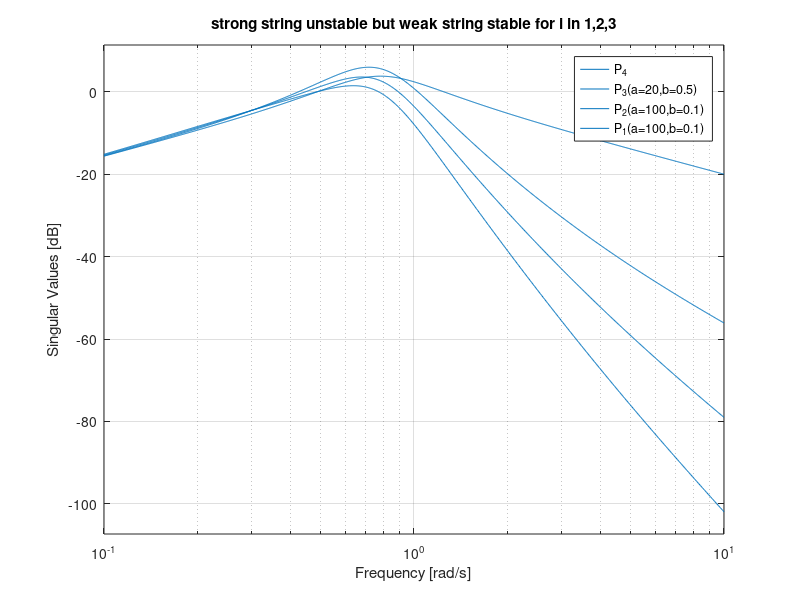

This figure's MATLAB source: (Note: this script raises an error after producing the figure.)
%% Initialization
length_standard = 4.5;
N = 4; % either 21 or 22 according to which experiment is considered
Ring_length = (260*N)/22;
v_max = 9.751; % From reference 3.

% From: "Stabilizing Traffic Flow via a Single Autonomous Vehicle:
% Possibilities and Limitations" 
% (x_j)''= f(h_j, (h_j)', v_j) = b_bar*(V(h_j)-v_j) + a_bar*(h_j)'
% if equilibrium (x_j)''= 0 --> f(h_eq, 0, v_eq) = 0 --> V(h_eq) = v_eq

h_eq = (Ring_length/N);

% at equilibrium the acceleration is zero and therefore v_j+1 = v_j
d_s = 6; % reference 3 depicts: max(2sec*(v_j+1 - v_j), 4m) 

V = @(h,l_v,d_s) v_max*((tanh(h-l_v-d_s) + tanh(l_v + d_s))/(1 + tanh(l_v + d_s))); % h = headway, l_v = Veh length, d_s = safe distance
dV = @(h,l_v,d_s) (v_max/(1+tanh(l_v + d_s)))*(1-(tanh(h - l_v -d_s))^2); % dV/dh derivative of V in the headway

v_eq = V(h_eq, length_standard, d_s); % from here we can assume v_eq=9.7 m/s
k_bar = dV(h_eq, length_standard, d_s); 

Human_Driver_tf = @(a_bar, b_bar, k_bar) tf([a_bar b_bar*k_bar],[1 (a_bar+b_bar) b_bar*k_bar]); % Human Driver OV-FTL transfer function
Autonomous_Veh_tf = @(k_veh, alpha) tf([0 k_veh*(1-(alpha/2))],[1 k_veh*(1-(alpha/2))]); % Autonomous Vehicle OV-FTL transfer function
%%
a=20;
b=0.5;
Autonomous_Veh_second_order = @(k_veh, alpha, beta) tf([k_veh*(1-(alpha/2)) (k_veh*alpha*beta)/23],[1 k_veh*(1-(alpha/2)) (k_veh*alpha*beta)/23]); % Autonomous Vehicle OV-FTL second order transfer function
% calculation of critical N on a string
a_bar = a/(h_eq*h_eq);
b_bar = b;
% transfer functions of Pd and P
Pd_num = [1 0];
Pd_den = [1 (a_bar+b_bar) b_bar*k_bar];
P_num = [a_bar b_bar*k_bar];
P_den = [1 (a_bar+b_bar) b_bar*k_bar];
PP = tf(P_num,P_den);
PP_d = tf(Pd_num,Pd_den);
% get the peak frequency of P and compare it with Pd at the same frequency

a1=100;
b1=0.1;
% calculation of critical N on a string
a1_bar = a1/(h_eq*h_eq);
b1_bar = b1;
P1_num = [a1_bar b1_bar*k_bar];
P1_den = [1 (a1_bar+b1_bar) b1_bar*k_bar];
PP1 = tf(P1_num,P1_den);

figure()
sigma(PP_d,{10^-1,10})
hold on
sigma(((PP_d)*PP),{10^-1,10})
hold on
sigma(((PP_d)*PP*PP1),{10^-1,10})
hold on
sigma(((PP_d)*PP*PP1*PP1),{10^-1,10})
legend('P_4','P_3(a=20,b=0.5)','P_2(a=100,b=0.1)','P_1(a=100,b=0.1)')
title('strong string unstable but weak string stable for i in {1,2,3}')
grid on

%% Non Linear simulation N cars with proposed AV and Disturbance on the AV 
a=20;
b=0.5;
a1=100;
b1=0.1;
v_max = 9.751;
l_v = 4.5;
d_s = 6;
N = 4; %from here I change the numbers of vehicles into the Ring
Ring_length = 260*N/22;
spacing = Ring_length/N;
V = @(x) v_max*((tanh(x-l_v-d_s) + tanh(l_v + d_s))/(1 + tanh(l_v + d_s))); 
Set_of_initial_conditions = v_eq; 
t_f=40; 

for z=1:length(Set_of_initial_conditions)
    
opts = odeset('MaxStep',1e-2);    
y0 = Initial_velocity_and_space_conditions(Set_of_initial_conditions(z),N,spacing);

[t,y_N_cars] = ode45(@(t,y) ODE_Non_linear_simulation_general_String_with_dist_Review(t,y,N,a,b,a1,b1,Ring_length,V),[0 t_f],y0,opts);
[displacement_AV, velocity_AV] = Plot_Displacement_velocity(t,y_N_cars,N,Ring_length);
    
% Uncomment to plot also the positions
% figure()
% plot(t,displacement_AV(:,end),'ro',t,displacement_AV(:,1:end-1),'ko')
% xlabel('time [s]')
% ylabel('position [m]')
% xlim([100 140])
% legend('AV','HVs')
% %title({'displacement N cars with AV', ['Initial velocity condition y_0 =' num2str(Set_of_initial_conditions(z))]})

figure()
plot(t,velocity_AV(:,1:end-1),'k',t,velocity_AV(:,end),'r')%,t,velocity_AV(:,4),t,velocity_AV(:,1))
xlabel('time [s]')
ylabel('velocity [m/s]')
%legend('AV','HVs')
title('weak string stable for i in {1,2,3} with disturbance on 4-th veh')
legend('veh-1(a=100,b=0.1)','veh-2(a=100,b=0.1)','veh-3(a=20,b=0.5)','veh-4')
ylim([8.2 9.5])
xlim([0 t_f])
end

size_v = size(velocity_AV);
energy = zeros(size_v(1)-1,size_v(2));
Energy = zeros(1,N);

for veh=1:N
    for instant=1:length(energy)
        energy(instant,veh) = (velocity_AV(instant,veh)-v_eq)^2*(t(instant+1)-t(instant));
    end
    Energy(1,veh) = sum(energy(:,veh));
end

y = fliplr(Energy);

figure()
l = categorical({'veh-4','veh-3','veh-2','veh-1'});
x = reordercats(l,{'veh-4','veh-3','veh-2','veh-1'});
bar(x,y)
ylabel('Energy [m^2/s^2]')
xlabel('Vehicles')
title('Energy of vehicles wrt v-equilibrium in weak string stable platoon for i in {1,2,3}')
%%
a=20;
b=0.5;
Autonomous_Veh_second_order = @(k_veh, alpha, beta) tf([k_veh*(1-(alpha/2)) (k_veh*alpha*beta)/23],[1 k_veh*(1-(alpha/2)) (k_veh*alpha*beta)/23]); % Autonomous Vehicle OV-FTL second order transfer function
% calculation of critical N on a string
a_bar = a/(h_eq*h_eq);
b_bar = b;
% transfer functions of Pd and P
Pd_num = [1 0];
Pd_den = [1 (a_bar+b_bar) b_bar*k_bar];
P_num = [a_bar b_bar*k_bar];
P_den = [1 (a_bar+b_bar) b_bar*k_bar];
PP = tf(P_num,P_den);
PP_d = tf(Pd_num,Pd_den);
% get the peak frequency of P and compare it with Pd at the same frequency

a1=20;
b1=0.5;
% calculation of critical N on a string
a1_bar = a1/(h_eq*h_eq);
b1_bar = b1;
P1_num = [a1_bar b1_bar*k_bar];
P1_den = [1 (a1_bar+b1_bar) b1_bar*k_bar];
PP1 = tf(P1_num,P1_den);

figure()
sigma(PP_d,{10^-1,10})
hold on
sigma(((PP_d)*PP),{10^-1,10})
hold on
sigma(((PP_d)*PP*PP1),{10^-1,10})
hold on
sigma(((PP_d)*PP*PP1*PP1),{10^-1,10})
legend('P_4','P_3(a=20,b=0.5)','P_2(a=20,b=0.5)','P_1(a=20,b=0.5)')
title('strong and weak string unstable')
grid on

%% Non Linear simulation N cars with proposed AV and Disturbance on the AV 
a=20;
b=0.5;
a1=20;
b1=0.5;
v_max = 9.751;
l_v = 4.5;
d_s = 6;
N = 4; %from here I change the numbers of vehicles into the Ring
Ring_length = 260*N/22;
spacing = Ring_length/N;
V = @(x) v_max*((tanh(x-l_v-d_s) + tanh(l_v + d_s))/(1 + tanh(l_v + d_s))); 
Set_of_initial_conditions = v_eq; 
t_f=40; 

for z=1:length(Set_of_initial_conditions)
    
opts = odeset('MaxStep',1e-2);    
y0 = Initial_velocity_and_space_conditions(Set_of_initial_conditions(z),N,spacing);

[t,y_N_cars] = ode45(@(t,y) ODE_Non_linear_simulation_general_String_with_dist_Review(t,y,N,a,b,a1,b1,Ring_length,V),[0 t_f],y0,opts);
[displacement_AV, velocity_AV] = Plot_Displacement_velocity(t,y_N_cars,N,Ring_length);
    
% Uncomment to plot also the positions
% figure()
% plot(t,displacement_AV(:,end),'ro',t,displacement_AV(:,1:end-1),'ko')
% xlabel('time [s]')
% ylabel('position [m]')
% xlim([100 140])
% legend('AV','HVs')
% %title({'displacement N cars with AV', ['Initial velocity condition y_0 =' num2str(Set_of_initial_conditions(z))]})

figure()
plot(t,velocity_AV(:,1:end-1),'k',t,velocity_AV(:,end),'r')%,t,velocity_AV(:,4),t,velocity_AV(:,1))
xlabel('time [s]')
ylabel('velocity [m/s]')
%legend('AV','HVs')
title('strong and weak string unstable with disturbance on 4-th veh')
legend('veh-1(a=20,b=0.5)','veh-2(a=20,b=0.5)','veh-3(a=20,b=0.5)','veh-4')
ylim([8.2 9.5])
xlim([0 t_f])
end

size_v = size(velocity_AV);
energy = zeros(size_v(1)-1,size_v(2));
Energy = zeros(1,N);

for veh=1:N
    for instant=1:length(energy)
        energy(instant,veh) = (velocity_AV(instant,veh)-v_eq)^2*(t(instant+1)-t(instant));
    end
    Energy(1,veh) = sum(energy(:,veh));
end

y = fliplr(Energy);

figure()
l = categorical({'veh-4','veh-3','veh-2','veh-1'});
x = reordercats(l,{'veh-4','veh-3','veh-2','veh-1'});
bar(x,y)
ylabel('Energy [m^2/s^2]')
xlabel('Vehicles')
title('Energy of vehicles wrt v-equilibrium in strong and weak string unstable platoon')
%%
a=200;
b=0.5;
Autonomous_Veh_second_order = @(k_veh, alpha, beta) tf([k_veh*(1-(alpha/2)) (k_veh*alpha*beta)/23],[1 k_veh*(1-(alpha/2)) (k_veh*alpha*beta)/23]); % Autonomous Vehicle OV-FTL second order transfer function
% calculation of critical N on a string
a_bar = a/(h_eq*h_eq);
b_bar = b;
% transfer functions of Pd and P
Pd_num = [1 0];
Pd_den = [1 (a_bar+b_bar) b_bar*k_bar];
P_num = [a_bar b_bar*k_bar];
P_den = [1 (a_bar+b_bar) b_bar*k_bar];
PP = tf(P_num,P_den);
PP_d = tf(Pd_num,Pd_den);
% get the peak frequency of P and compare it with Pd at the same frequency

a1=200;
b1=0.5;
% calculation of critical N on a string
a1_bar = a1/(h_eq*h_eq);
b1_bar = b1;
P1_num = [a1_bar b1_bar*k_bar];
P1_den = [1 (a1_bar+b1_bar) b1_bar*k_bar];
PP1 = tf(P1_num,P1_den);

figure()
sigma(PP_d,{10^-1,10})
hold on
sigma(((PP_d)*PP),{10^-1,10})
hold on
sigma(((PP_d)*PP*PP1),{10^-1,10})
hold on
sigma(((PP_d)*PP*PP1*PP1),{10^-1,10})
legend('P_4','P_3(a=200,b=0.5)','P_2(a=200,b=0.5)','P_1(a=200,b=0.5)')
title('strong string stable')
grid on

%% Non Linear simulation N cars with proposed AV and Disturbance on the AV 
a=200;
b=0.5;
a1=200;
b1=0.5;
v_max = 9.751;
l_v = 4.5;
d_s = 6;
N = 4; %from here I change the numbers of vehicles into the Ring
Ring_length = 260*N/22;
spacing = Ring_length/N;
V = @(x) v_max*((tanh(x-l_v-d_s) + tanh(l_v + d_s))/(1 + tanh(l_v + d_s))); 
Set_of_initial_conditions = v_eq; 
t_f=40; 

for z=1:length(Set_of_initial_conditions)
    
opts = odeset('MaxStep',1e-2);    
y0 = Initial_velocity_and_space_conditions(Set_of_initial_conditions(z),N,spacing);

[t,y_N_cars] = ode45(@(t,y) ODE_Non_linear_simulation_general_String_with_dist_Review(t,y,N,a,b,a1,b1,Ring_length,V),[0 t_f],y0,opts);
[displacement_AV, velocity_AV] = Plot_Displacement_velocity(t,y_N_cars,N,Ring_length);
    
% Uncomment to plot also the positions
% figure()
% plot(t,displacement_AV(:,end),'ro',t,displacement_AV(:,1:end-1),'ko')
% xlabel('time [s]')
% ylabel('position [m]')
% xlim([100 140])
% legend('AV','HVs')
% %title({'displacement N cars with AV', ['Initial velocity condition y_0 =' num2str(Set_of_initial_conditions(z))]})

figure()
plot(t,velocity_AV(:,1:end-1),'k',t,velocity_AV(:,end),'r')%,t,velocity_AV(:,4),t,velocity_AV(:,1))
xlabel('time [s]')
ylabel('velocity [m/s]')
%legend('AV','HVs')
title('strong string stable with disturbance on 4-th veh')
legend('veh-1(a=200,b=0.5)','veh-2(a=200,b=0.5)','veh-3(a=200,b=0.5)','veh-4')
ylim([8.2 9.5])
xlim([0 t_f])
end

size_v = size(velocity_AV);
energy = zeros(size_v(1)-1,size_v(2));
Energy = zeros(1,N);

for veh=1:N
    for instant=1:length(energy)
        energy(instant,veh) = (velocity_AV(instant,veh)-v_eq)^2*(t(instant+1)-t(instant));
    end
    Energy(1,veh) = sum(energy(:,veh));
end

y = fliplr(Energy);

figure()
l = categorical({'veh-4','veh-3','veh-2','veh-1'});
x = reordercats(l,{'veh-4','veh-3','veh-2','veh-1'});
bar(x,y)
ylabel('Energy [m^2/s^2]')
xlabel('Vehicles')
title('Energy of vehicles wrt v-equilibrium in strong string stable platoon')

%%
load("Fig_5_stability_in_the_a-b_plane.mat")

figure()
imagesc(b_bar,a_bar*h_eq*h_eq,Stability_matrix)
hold on
plot(b_bar_bound,a_bar_bound,'w-o','MarkerSize',1.2)
hold on
plot(0.5,200,'kx','MarkerSize',20)
hold on
plot(0.1,100,'bx','MarkerSize',20)
hold on
plot(0.5,20,'rx','MarkerSize',20)
caxis([1 9])
colorbar('Ticks',[1,2,3,4,5,6,7,8,9],...
         'TickLabels',{'3-vehicles','5-vehicles','10-vehicles',...
         '20-vehicles','60-vehicles','100-vehicles','200-vehicles','500-vehicles',...
         'Stability'})
colormap('jet')
legend({'Bound for ||\Gamma||_{\infty}\leq 1'},'TextColor','w','FontSize',19)
legend('boxoff')
xlabel('b')
ylabel('a')
set(gcf, 'Position',  [100, 100, 800, 400])
